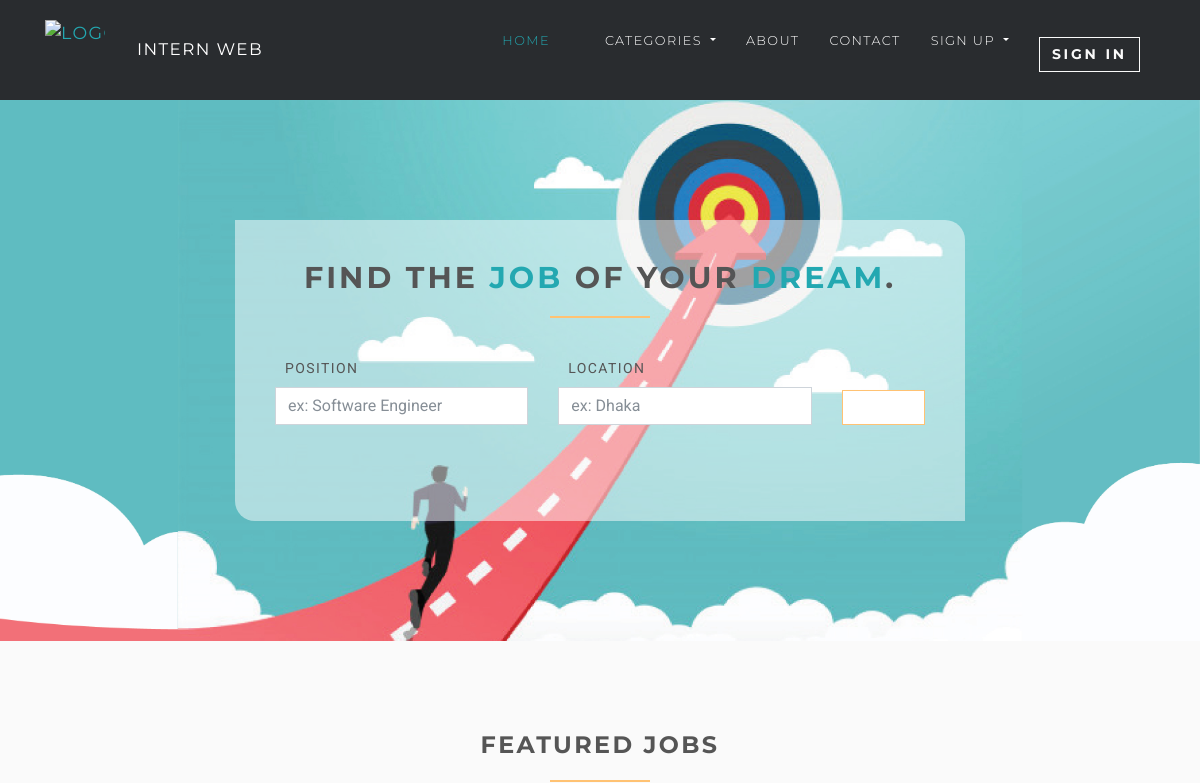
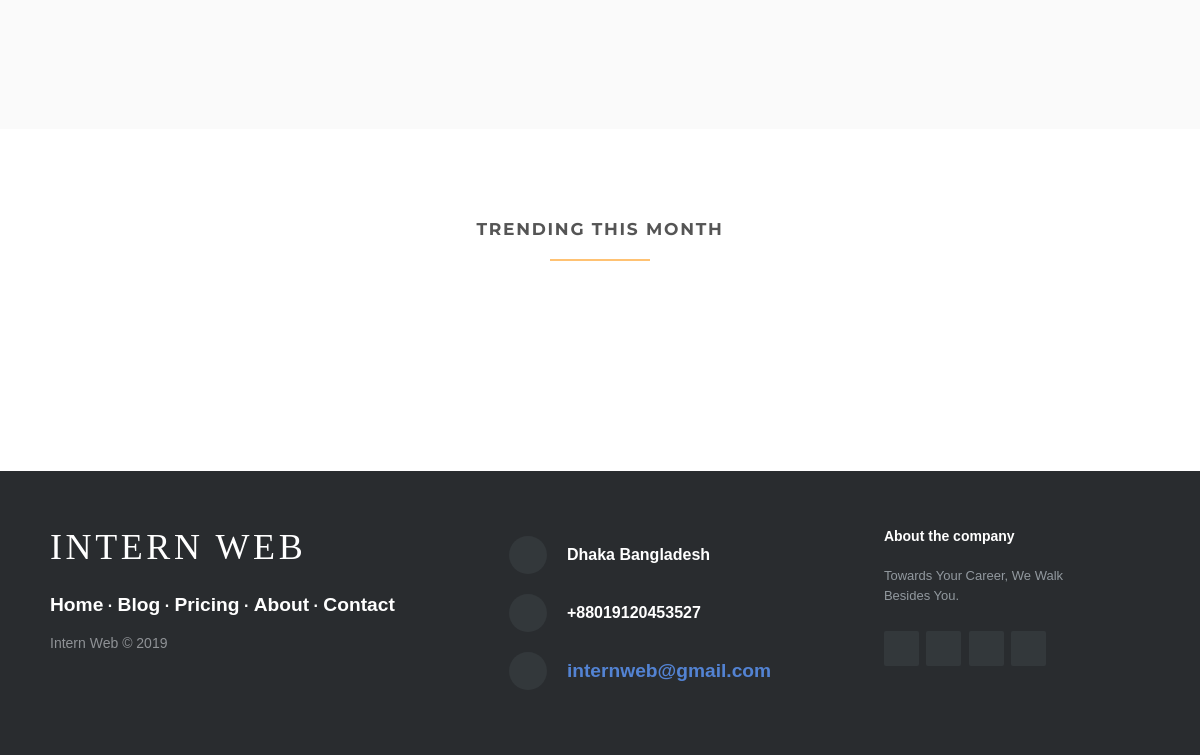
The app's page /, older data (2 pictures, top to bottom).
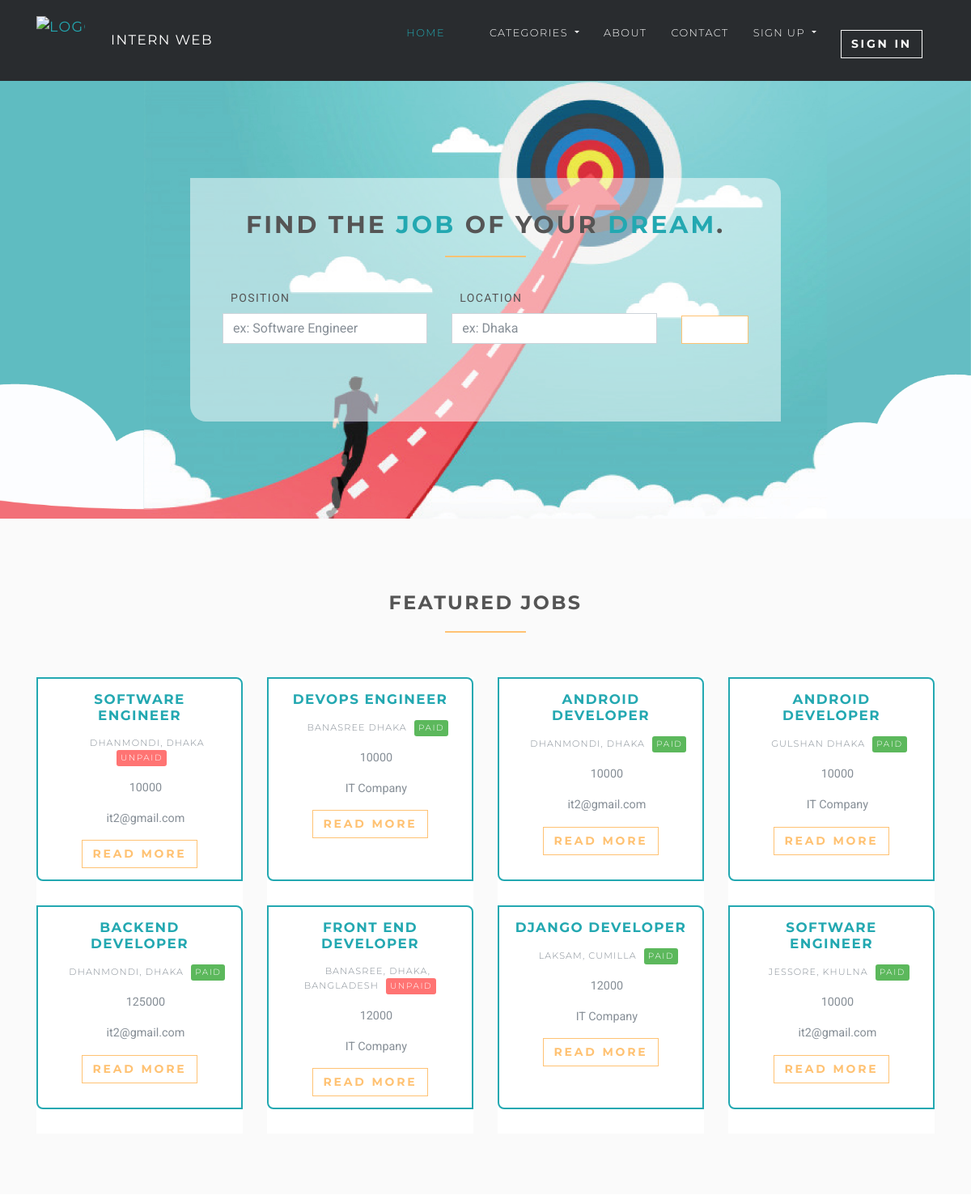
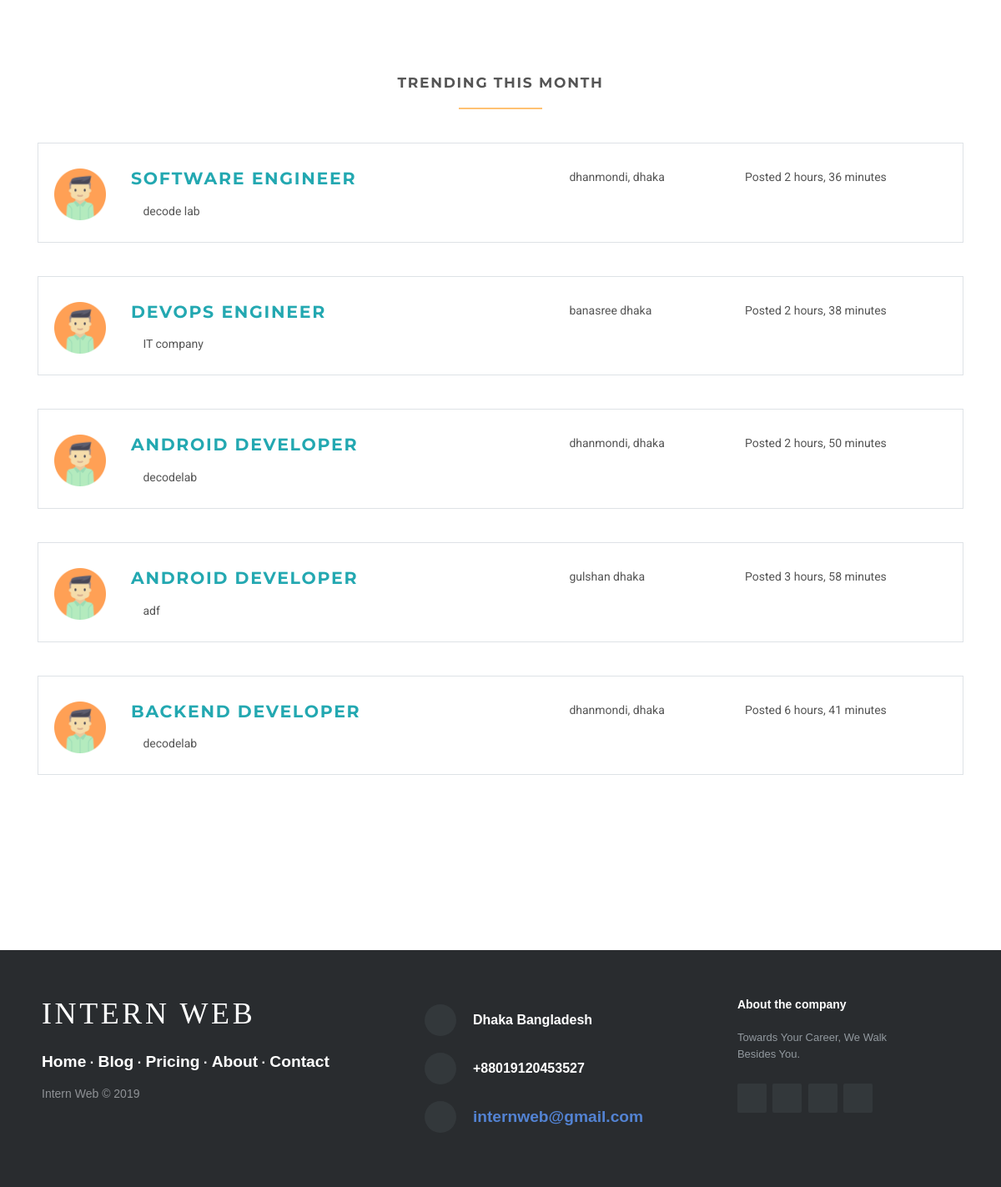
The same page, newer data (2 pictures, top to bottom).
### jobsapp/models.py (models this page shows, shortened)
class Job(models.Model):
    user = models.ForeignKey(User, on_delete=models.CASCADE)
    title = models.CharField(max_length=300)
    description = RichTextField(
        blank=True, null=True, default="Write Your Content Here")
    location = models.CharField(max_length=150)
    type = models.CharField(choices=JOB_TYPE, max_length=10)
    category = models.ForeignKey(JobCategory, on_delete=models.CASCADE)
    last_date = models.DateTimeField()
    company_name = models.CharField(max_length=100)
    company_description = models.CharField(max_length=300)
    website = models.CharField(max_length=100, default="")
    created_at = models.DateTimeField(default=timezone.now)
    filled = models.BooleanField(default=False)
    salary = models.IntegerField(default=0, blank=True)

### accounts/models.py (models this page shows, shortened)
class User(AbstractUser):
    username = None
    role = models.CharField(max_length=12, error_messages={
        'required': "Role must be provided"
    })
    gender = models.CharField(max_length=10, blank=True, null=True, default="")
    email = models.EmailField(unique=True, blank=False,
                              error_messages={
                                  'unique': "A user with that email already exists.",
                              })
    USERNAME_FIELD = "email"
    REQUIRED_FIELDS = []
    objects = UserManager()

class UserProfile(models.Model):
    user = models.OneToOneField(
        User, on_delete=models.CASCADE, primary_key=True)
    image = models.ImageField(default='avatar.png', upload_to='profile_pics')
    cover_img = models.ImageField(default='cover.png', upload_to='cover_pics')
    about = models.CharField(max_length=500, null=True, blank=True)
    objects = UserProfileManager()

### jobsapp/views/home.py (the view)
# urls.py: path('', HomeView.as_view(), name='home'),
class HomeView(ListView):
    model = Job
    template_name = 'home.html'
    context_object_name = 'jobs'
    def get_queryset(self):
        return self.model.objects.filter(filled=False).order_by('-created_at')[:8]
    def get_context_data(self, **kwargs):
        context = super().get_context_data(**kwargs)
        context['trendings'] = self.model.objects.filter(filled=False,
                                                         created_at__month=timezone.now().month).order_by('-created_at')[:5]
        context['settings'] = Setting.objects.filter(status=True).first()
        context['categories'] = JobCategory.objects.all()
        return context

### templates/home.html
{% extends 'base.html' %} {% load static %} {% block title %} Home {% endblock %} {% block content %}
<section class="job-form-section job-form-section--image">
    <div class="container">
        <div class="row">
            <div class="col-lg-8 mx-auto">
                <div class="job-form-box">
                    <h2 class="heading">Find The <span class="accent">Job</span> Of Your
                        <span class="accent">Dream</span>.
                    </h2>
                    <form id="job-main-form" method="get" action="{% url 'jobs:search' %}" class="job-main-form">
                        <div class="controls">
                            <div class="row align-items-center">
                                <div class="col-md-5">
                                    <div class="form-group">
                                        <label for="profession">Position</label>
                                        <input type="text" id="profession" name="position" placeholder="ex: Software Engineer" class="form-control">
                                    </div>
                                </div>
                                <div class="col-md-5">
                                    <div class="form-group">
                                        <label for="location">Location</label>
                                        <input type="text" id="location" name="location" placeholder="ex: Dhaka" class="form-control">
                                    </div>
                                </div>
                                <div class="col-md-2">
                                    <button type="submit" class="btn btn-outline-white-primary job-main-form__button">
                                            <i class="fa fa-search"></i>
                                        </button>
                                </div>
                            </div>
                        </div>
                    </form>
                </div>
            </div>
        </div>
    </div>
</section>
<section class="bg-light-gray">
    <div class="container">
        <h3 class="heading">Featured jobs</h3>
        <div class="row featured align-items-stretch">
            {% for job in jobs %}
            <div class="col-lg-3 mb-5 mb-lg-0">
                <div class="box-image-text bg-visible full-height">
                    <div class="content">
                        <div>
                            <h5><a href="{% url 'jobs:jobs-detail' job.id %}">{{ job.title }}</a></h5>
                        </div>
                        <p class="featured__details"><i class="fa fa-map-marker job__location"></i> {{ job.location }} {% if job.type == '1' %}
                            <span class="badge featured-badge badge-success">Paid</span> {% elif job.type == '2' %}
                            <span class="badge featured-badge badge-primary">Unpaid</span> {% else %}
                            <span style="color: #ffffff;" class="badge featured-badge badge-warning">Paid</span> {% endif %}
                        </p>
                        <p><i class="fa fa-money"></i> {{ job.salary }}</p>
                        <p><i class="fa fa-building"></i> {{ job.user.first_name }}</p>
                        <a><button class="btn btn-outline-white-primary">Read More</button></a>
                    </div>
                </div>
            </div>
            {% endfor %}
        </div>
    </div>
</section>
<section>
    <div class="container">
        <h4 class="heading">Trending this month</h4>
        {% for trending in trendings %}
        <div class="job-listing  job-listing--last">
            <div class="row">
                <div class="col-md-12 col-lg-6">
                    <div class="row">
                        <div class="col-2">
                            <img src="{{trending.user.userprofile.image.url}}" alt="ShareBoardd " class="img-fluid">
                        </div>
                        <div class="col-10">
                            <h4 class="job__title">
                                <a href="{% url 'jobs:jobs-detail' trending.id %}">{{ trending.title }}</a>
                            </h4>
                            <p class="job__company">
                                <i class="fa fa-building"></i><span> {{ trending.company_name }}
                                </span></p>
                        </div>
                    </div>
                </div>
                <div class="col-10 col-md-4 col-lg-2 ml-auto"><i class="fa fa-map-marker job__location"></i> {{ trending.location }}
                </div>
                <div class="col-10 col-md-3 col-lg-3 ml-auto">
                    <p>Posted {{ trending.created_at|timesince }}</p>
                </div>
            </div>
        </div>
        {% endfor %}
    </div>
</section>
{% endblock %}

### templates/base.html (shortened to what this page needs)
{% load static %}
<!DOCTYPE html>
<html>
<head>
    <link rel="stylesheet" href="{% static 'vendor/bootstrap/css/bootstrap.min.css' %}">
    <link rel="stylesheet" href="{% static 'vendor/font-awesome/css/font-awesome.min.css' %}">
    <link rel="stylesheet" href="{% static 'vendor/owl.carousel/assets/owl.carousel.css' %}">
    <link rel="stylesheet" href="{% static 'vendor/owl.carousel/assets/owl.theme.default.css' %}">
    <link rel="stylesheet" href="{% static 'css/style.default.css' %}" id="theme-stylesheet">
    <link rel="stylesheet" href="{% static 'css/custom.css' %}">
    <link rel="stylesheet" href="{% static 'css/footer.css' %}"> {% block styles %}{% endblock %}
</head>
<body>
    <header class="header">
        <nav class="navbar navbar-expand-lg">
            <div class="container">
                <a href="/" class="navbar-brand">
                    <img src="{{settings.siteLogo.url}}" alt="logo" class="d-none d-lg-block" style="height: 60px; width: 60px;">
                </a>
                <a class="nav-link" style="color:#fff">{{settings.siteTitle}}</a>
                <div id="navbarSupportedContent" class="collapse navbar-collapse">
                    <ul class="navbar-nav ml-auto">
                        <li class="nav-item active">
                            <a href="/" class="nav-link">Home <span class="sr-only">(current)</span></a>
                        </li>
                        <li class="nav-item dropdown">
                            <a id="clientZone" href="#" data-toggle="dropdown" aria-haspopup="true" aria-expanded="false" class="nav-link dropdown-toggle has-img mb-3 mb-lg-0 mt-3 mt-lg-0">
                                Categories
                            </a>
                        </li>
                        <li class="nav-item">
                            <a href="{% url 'SiteSettings:about' %}" class="nav-link">About</a>
                        </li>
                        <li class="nav-item">
                            <a href="{% url 'SiteSettings:contact' %}" class="nav-link">Contact</a>
                        </li>
                        {% if request.user.is_authenticated and request.user.role == 'employer' %}
                        <li class="nav-item dropdown">
                            <a id="clientZone" href="#" data-toggle="dropdown" aria-haspopup="true" aria-expanded="false" class="nav-link dropdown-toggle has-img mb-3 mb-lg-0 mt-3 mt-lg-0">
                                <div class="client-menu-image">
                                    <div class="inner">
                                        <img src="{{user.userprofile.image.url}}" alt="company image" class="img-fluid">
                                    </div>
                                </div>
                                {% if request.user.role == 'employer' %} {{ request.user.first_name }}{% endif %}
                            </a>
                            <div aria-labelledby="clientZone" class="dropdown-menu">
                                <a href="{% url 'jobs:employer-dashboard' %}" class="dropdown-item">Dashboard</a>
                                <a href="{% url 'jobs:employer-all-applicants' %}" class="dropdown-item">Applicants </a>
                                <a href="{% url 'jobs:employer-jobs-create' %}" class="dropdown-item">Post a new job </a>
                                <a href="{% url 'jobs:employer-dashboard' %}" class="dropdown-item">Dashboard</a>
                                <a href="{% url 'accounts:my-profile' %}" class="dropdown-item">Profile</a>
                            </div>
                        </li>
                        {% else %}
                        <li class="nav-item dropdown">
                            <a id="pages" href="#" data-toggle="dropdown" aria-haspopup="true" aria-expanded="false" class="nav-link dropdown-toggle"></i>Sign Up
                            </a>
                        </li>
                        <li class="nav-item" style="color: #fff">
                            <a href="{% url 'accounts:login' %}" class="btn navbar-btn btn-outline-light mb-5 mb-lg-0">
                               Sign In
                            </a>
                        </li>
                        {% endif %}
                    </ul>
                </div>
            </div>
        </nav>
    </header>
    <div>
        {% block content %} {% endblock %}
    </div>
    <footer class="col-lg-12 footer-distributed">
        <div class="footer-left">
            <h3>{{settings.siteTitle}}</h3>
            <p class="footer-links">
                <a href="#">Home</a> ·
                <a href="#">Blog</a> ·
                <a href="#">Pricing</a> ·
                <a href="#">About</a> ·
                <a href="#">Contact</a>
            </p>
            <p class="footer-company-name">{{settings.siteTitle}} &copy; 2019</p>
        </div>
        <div class="footer-center">
            <div>
                <i class="fa fa-map-marker"></i>
                <p>{{settings.siteAddress}}</p>
            </div>
            <div>
                <i class="fa fa-phone"></i>
                <p>+{{settings.sitePhone}}</p>
            </div>
            <div>
                <i class="fa fa-envelope"></i>
                <p><a href="#">{{settings.siteEmail}}</a></p>
            </div>
        </div>
        <div class="footer-right">
            <p class="footer-company-about">
                <span>About the company</span>{{settings.siteAbout}}
            </p>
            <div class="footer-icons">
                <a href="#"><i class="fa fa-facebook"></i></a>
                <a href="#"><i class="fa fa-twitter"></i></a>
                <a href="#"><i class="fa fa-linkedin"></i></a>
                <a href="#"><i class="fa fa-github"></i></a>
            </div>
        </div>
    </footer>
</body>
</html>

### static/css/footer.css (style rules this page uses)
footer { position: relative; bottom: 0; }
.footer-distributed { background-color: #292c2f; box-shadow: 0 1px 1px 0 rgba(0, 0, 0, 0.12); box-sizing: border-box; width: 100%; text-align: left; font: bold 16px sans-serif; padding: 55px 50px; margin-top: 80px; }
.footer-distributed .footer-left, .footer-distributed .footer-center, .footer-distributed .footer-right { display: inline-block; vertical-align: top; }
.footer-distributed .footer-left { width: 40%; }
.footer-distributed h3 { color: #ffffff; font: normal 36px 'Cookie', cursive; margin: 0; }
.footer-distributed .footer-links { color: #ffffff; margin: 20px 0 12px; padding: 0; }
.footer-distributed .footer-links a { display: inline-block; line-height: 1.8; text-decoration: none; color: inherit; }
.footer-distributed .footer-company-name { color: #8f9296; font-size: 14px; font-weight: normal; margin: 0; }
.footer-distributed .footer-center { width: 35%; }
.footer-distributed .footer-center i { background-color: #33383b; color: #ffffff; font-size: 25px; width: 38px; height: 38px; border-radius: 50%; text-align: center; line-height: 42px; margin: 10px 15px; vertical-align: middle; }
.footer-distributed .footer-center i.fa-envelope { font-size: 17px; line-height: 38px; }
.footer-distributed .footer-center p { display: inline-block; color: #ffffff; vertical-align: middle; margin: 0; }
.footer-distributed .footer-center p a { color: #5383d3; text-decoration: none; ; }
.footer-distributed .footer-right { width: 20%; }
.footer-distributed .footer-company-about { line-height: 20px; color: #92999f; font-size: 13px; font-weight: normal; margin: 0; }
.footer-distributed .footer-company-about span { display: block; color: #ffffff; font-size: 14px; font-weight: bold; margin-bottom: 20px; }
.footer-distributed .footer-icons { margin-top: 25px; }
.footer-distributed .footer-icons a { display: inline-block; width: 35px; height: 35px; cursor: pointer; background-color: #33383b; border-radius: 2px; font-size: 20px; color: #ffffff; text-align: center; line-height: 35px; margin-right: 3px; margin-bottom: 5px; }

Row changes from the older to the newer data that the page shows:
added Job: title "SOFTWARE ENGINEER", location "DHANMONDI, DHAKA", type "UNPAID", salary "10000", user.first_name "it2@gmail.com", user.userprofile.image (placeholder picture), company_name "decode lab", location "dhanmondi, dhaka", created_at "2 hours, 36 minutes"
added Job: title "DEVOPS ENGINEER", location "BANASREE DHAKA", type "PAID", salary "10000", user.first_name "IT Company", user.userprofile.image (placeholder picture), company_name "IT company", location "banasree dhaka", created_at "2 hours, 38 minutes"
added Job: title "ANDROID DEVELOPER", location "DHANMONDI, DHAKA", type "PAID", salary "10000", user.first_name "it2@gmail.com", user.userprofile.image (placeholder picture), company_name "decodelab", location "dhanmondi, dhaka", created_at "2 hours, 50 minutes"
added Job: title "ANDROID DEVELOPER", location "GULSHAN DHAKA", type "PAID", salary "10000", user.first_name "IT Company", user.userprofile.image (placeholder picture), company_name "adf", location "gulshan dhaka", created_at "3 hours, 58 minutes"
added Job: title "BACKEND DEVELOPER", location "DHANMONDI, DHAKA", type "PAID", salary "125000", user.first_name "it2@gmail.com", user.userprofile.image (placeholder picture), company_name "decodelab", location "dhanmondi, dhaka", created_at "6 hours, 41 minutes"
added Job: title "FRONT END DEVELOPER", location "BANASREE, DHAKA, BANGLADESH", type "UNPAID", salary "12000", user.first_name "IT Company", shown under "FEATURED JOBS"
added Job: title "DJANGO DEVELOPER", location "LAKSAM, CUMILLA", type "PAID", salary "12000", user.first_name "IT Company", shown under "FEATURED JOBS"
added Job: title "SOFTWARE ENGINEER", location "JESSORE, KHULNA", type "PAID", salary "10000", user.first_name "it2@gmail.com", shown under "FEATURED JOBS"
added User: siteAddress "Dhaka Bangladesh"
Text that changed along with them:
{{ settings.siteAddress }}: "Dhaka Bangladesh" → (not shown)
